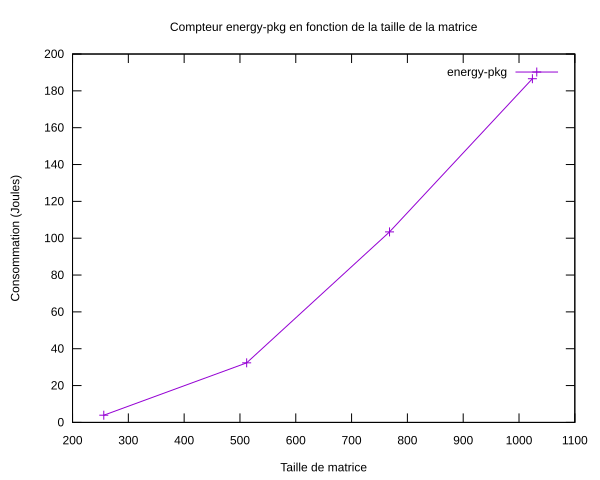

Reproduce this figure in gnuplot.
set title 'Compteur energy-pkg en fonction de la taille de la matrice'
set xlabel 'Taille de matrice'
set ylabel 'Consommation (Joules)'

set term svg
set output 'energy-pkg.svg'

set datafile separator ';'
plot "energy-pkg.dat" using 1:2 title 'energy-pkg' with linespoints
